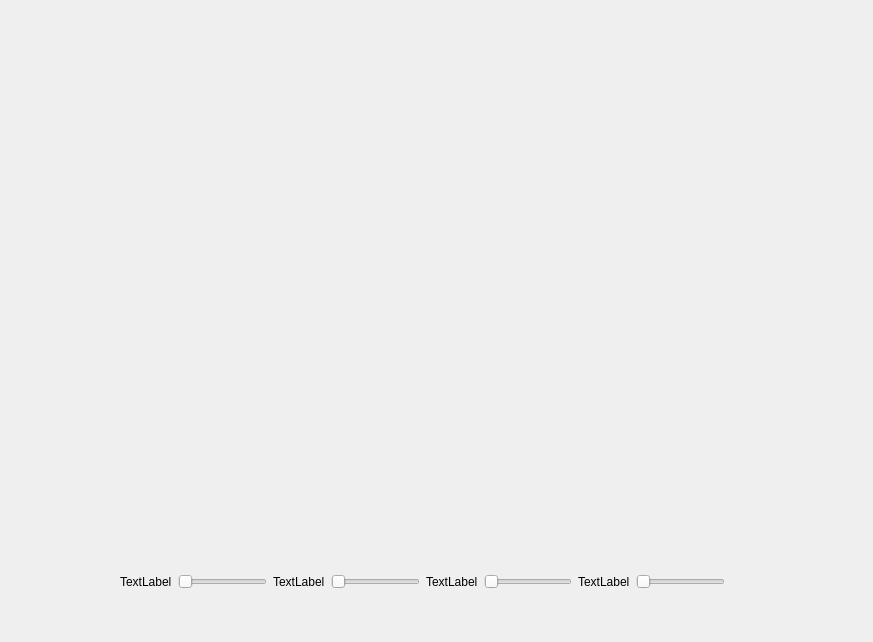
<?xml version="1.0" encoding="UTF-8"?>
<ui version="4.0">
 <class>Form</class>
 <widget class="QWidget" name="Form">
  <property name="geometry">
   <rect>
    <x>0</x>
    <y>0</y>
    <width>873</width>
    <height>642</height>
   </rect>
  </property>
  <property name="windowTitle">
   <string>SoftBox</string>
  </property>
  <widget class="QWidget" name="horizontalLayoutWidget">
   <property name="geometry">
    <rect>
     <x>120</x>
     <y>570</y>
     <width>605</width>
     <height>24</height>
    </rect>
   </property>
   <layout class="QHBoxLayout" name="horizontalLayout">
    <item>
     <widget class="QLabel" name="label">
      <property name="text">
       <string>TextLabel</string>
      </property>
     </widget>
    </item>
    <item>
     <widget class="QSlider" name="horizontalSlider_4">
      <property name="orientation">
       <enum>Qt::Horizontal</enum>
      </property>
     </widget>
    </item>
    <item>
     <widget class="QLabel" name="label_2">
      <property name="text">
       <string>TextLabel</string>
      </property>
     </widget>
    </item>
    <item>
     <widget class="QSlider" name="horizontalSlider_3">
      <property name="orientation">
       <enum>Qt::Horizontal</enum>
      </property>
     </widget>
    </item>
    <item>
     <widget class="QLabel" name="label_3">
      <property name="text">
       <string>TextLabel</string>
      </property>
     </widget>
    </item>
    <item>
     <widget class="QSlider" name="horizontalSlider_2">
      <property name="orientation">
       <enum>Qt::Horizontal</enum>
      </property>
     </widget>
    </item>
    <item>
     <widget class="QLabel" name="label_4">
      <property name="text">
       <string>TextLabel</string>
      </property>
     </widget>
    </item>
    <item>
     <widget class="QSlider" name="horizontalSlider">
      <property name="orientation">
       <enum>Qt::Horizontal</enum>
      </property>
     </widget>
    </item>
   </layout>
  </widget>
 </widget>
 <resources/>
 <connections/>
</ui>
